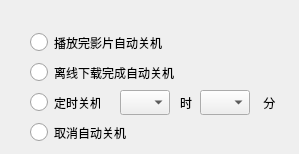
           <widget class="QWidget" name="page_8">
            <widget class="QRadioButton" name="radioButton_startautoclose">
             <property name="geometry">
              <rect>
               <x>30</x>
               <y>30</y>
               <width>140</width>
               <height>25</height>
              </rect>
             </property>
             <property name="styleSheet">
              <string notr="true">QRadioButton::indicator
{
width:18px;
height:18px;
}
QRadioButton::indicator:checked
{
border-image: url(:/images/radio_checked.png);
}

QRadioButton::indicator:unchecked
{
border-image: url(:/images/radio_unchecked.png);
}</string>
             </property>
             <property name="text">
              <string>播放完影片自动关机</string>
             </property>
            </widget>
            <widget class="QRadioButton" name="radioButton_offinedownclose">
             <property name="geometry">
              <rect>
               <x>30</x>
               <y>60</y>
               <width>150</width>
               <height>25</height>
              </rect>
             </property>
             <property name="styleSheet">
              <string notr="true">QRadioButton::indicator
{
width:18px;
height:18px;
}
QRadioButton::indicator:checked
{
border-image: url(:/images/radio_checked.png);
}

QRadioButton::indicator:unchecked
{
border-image: url(:/images/radio_unchecked.png);
}</string>
             </property>
             <property name="text">
              <string>离线下载完成自动关机</string>
             </property>
            </widget>
            <widget class="QRadioButton" name="radioButton_timeclose">
             <property name="geometry">
              <rect>
               <x>30</x>
               <y>90</y>
               <width>70</width>
               <height>25</height>
              </rect>
             </property>
             <property name="styleSheet">
              <string notr="true">QRadioButton::indicator
{
width:18px;
height:18px;
}
QRadioButton::indicator:checked
{
border-image: url(:/images/radio_checked.png);
}

QRadioButton::indicator:unchecked
{
border-image: url(:/images/radio_unchecked.png);
}</string>
             </property>
             <property name="text">
              <string>定时关机</string>
             </property>
            </widget>
            <widget class="QRadioButton" name="radioButton_cancelautoclose">
             <property name="geometry">
              <rect>
               <x>30</x>
               <y>120</y>
               <width>101</width>
               <height>25</height>
              </rect>
             </property>
             <property name="styleSheet">
              <string notr="true">QRadioButton::indicator
{
width:18px;
height:18px;
}
QRadioButton::indicator:checked
{
border-image: url(:/images/radio_checked.png);
}

QRadioButton::indicator:unchecked
{
border-image: url(:/images/radio_unchecked.png);
}</string>
             </property>
             <property name="text">
              <string>取消自动关机</string>
             </property>
            </widget>
            <widget class="QComboBox" name="comboBox_hour">
             <property name="geometry">
              <rect>
               <x>120</x>
               <y>90</y>
               <width>50</width>
               <height>25</height>
              </rect>
             </property>
            </widget>
            <widget class="QLabel" name="label_160">
             <property name="geometry">
              <rect>
               <x>180</x>
               <y>90</y>
               <width>20</width>
               <height>25</height>
              </rect>
             </property>
             <property name="text">
              <string>时</string>
             </property>
            </widget>
            <widget class="QLabel" name="label_161">
             <property name="geometry">
              <rect>
               <x>260</x>
               <y>90</y>
               <width>30</width>
               <height>25</height>
              </rect>
             </property>
             <property name="text">
              <string> 分</string>
             </property>
            </widget>
            <widget class="QComboBox" name="comboBox_minite">
             <property name="geometry">
              <rect>
               <x>200</x>
               <y>90</y>
               <width>50</width>
               <height>25</height>
              </rect>
             </property>
            </widget>
           </widget>
